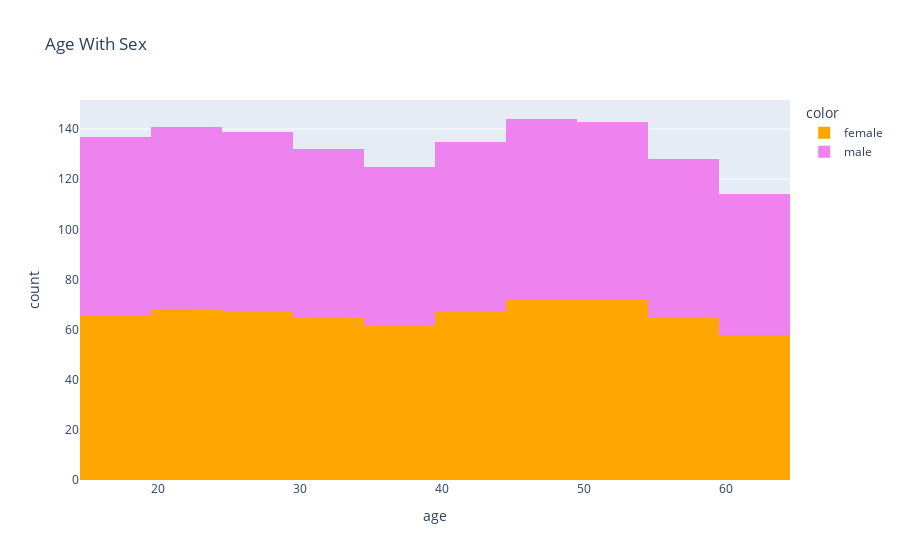

Here is the notebook cell this chart was saved with:
### Code cell
px.histogram(Insurance['age'],nbins=15,color=Insurance.sex,x='age',title='Age With Sex',color_discrete_sequence=['orange','violet'])

### Figure 1 — Plotly figure (JSON) as saved in the notebook; plotly's stock layout.template omitted (floating-point values rounded to 4 significant figures; data arrays with more than 128 entries replaced by an {"elided": "..."} marker saying what was removed)
{"data": [{"alignmentgroup": "True", "bingroup": "x", "hovertemplate": "color=female<br>age=%{x}<br>count=%{y}<extra></extra>", "legendgroup": "female", "marker": {"color": "orange", "pattern": {"shape": ""}}, "name": "female", "nbinsx": 15, "offsetgroup": "female", "orientation": "v", "showlegend": true, "type": "histogram", "x": {"elided": "662 int values"}, "xaxis": "x", "yaxis": "y"}, {"alignmentgroup": "True", "bingroup": "x", "hovertemplate": "color=male<br>age=%{x}<br>count=%{y}<extra></extra>", "legendgroup": "male", "marker": {"color": "violet", "pattern": {"shape": ""}}, "name": "male", "nbinsx": 15, "offsetgroup": "male", "orientation": "v", "showlegend": true, "type": "histogram", "x": {"elided": "676 int values"}, "xaxis": "x", "yaxis": "y"}], "layout": {"barmode": "relative", "legend": {"title": {"text": "color"}, "tracegroupgap": 0}, "title": {"text": "Age With Sex"}, "xaxis": {"anchor": "y", "domain": [0, 1], "title": {"text": "age"}}, "yaxis": {"anchor": "x", "domain": [0, 1], "title": {"text": "count"}}}}
